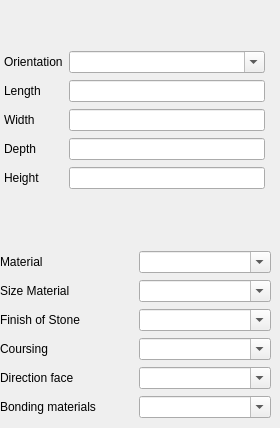
          <widget class="QWidget" name="tab_6">
           <attribute name="title">
            <string>Mesaurement</string>
           </attribute>
           <widget class="QWidget" name="layoutWidget_2">
            <property name="geometry">
             <rect>
              <x>4</x>
              <y>50</y>
              <width>261</width>
              <height>140</height>
             </rect>
            </property>
            <layout class="QGridLayout" name="gridLayout_11">
             <item row="0" column="0">
              <widget class="QLabel" name="label_48">
               <property name="text">
                <string>Orientation</string>
               </property>
              </widget>
             </item>
             <item row="0" column="1">
              <widget class="QComboBox" name="comboBox_4">
               <property name="editable">
                <bool>true</bool>
               </property>
              </widget>
             </item>
             <item row="1" column="0">
              <widget class="QLabel" name="label_49">
               <property name="text">
                <string>Length</string>
               </property>
              </widget>
             </item>
             <item row="1" column="1">
              <widget class="QLineEdit" name="lineEdit"/>
             </item>
             <item row="2" column="0">
              <widget class="QLabel" name="label_50">
               <property name="text">
                <string>Width</string>
               </property>
              </widget>
             </item>
             <item row="2" column="1">
              <widget class="QLineEdit" name="lineEdit_2"/>
             </item>
             <item row="3" column="0">
              <widget class="QLabel" name="label_51">
               <property name="text">
                <string>Depth</string>
               </property>
              </widget>
             </item>
             <item row="3" column="1">
              <widget class="QLineEdit" name="lineEdit_3"/>
             </item>
             <item row="4" column="0">
              <widget class="QLabel" name="label_52">
               <property name="text">
                <string>Height</string>
               </property>
              </widget>
             </item>
             <item row="4" column="1">
              <widget class="QLineEdit" name="lineEdit_4"/>
             </item>
            </layout>
           </widget>
           <widget class="QWidget" name="layoutWidget_3">
            <property name="geometry">
             <rect>
              <x>0</x>
              <y>250</y>
              <width>271</width>
              <height>169</height>
             </rect>
            </property>
            <layout class="QGridLayout" name="gridLayout_13">
             <item row="0" column="0">
              <widget class="QLabel" name="label_53">
               <property name="sizePolicy">
                <sizepolicy hsizetype="Expanding" vsizetype="Preferred">
                 <horstretch>0</horstretch>
                 <verstretch>0</verstretch>
                </sizepolicy>
               </property>
               <property name="text">
                <string>Material</string>
               </property>
              </widget>
             </item>
             <item row="0" column="1">
              <widget class="QComboBox" name="comboBox_5">
               <property name="sizePolicy">
                <sizepolicy hsizetype="Expanding" vsizetype="Fixed">
                 <horstretch>0</horstretch>
                 <verstretch>0</verstretch>
                </sizepolicy>
               </property>
               <property name="editable">
                <bool>true</bool>
               </property>
              </widget>
             </item>
             <item row="1" column="0">
              <widget class="QLabel" name="label_54">
               <property name="sizePolicy">
                <sizepolicy hsizetype="Expanding" vsizetype="Preferred">
                 <horstretch>0</horstretch>
                 <verstretch>0</verstretch>
                </sizepolicy>
               </property>
               <property name="text">
                <string>Size Material</string>
               </property>
              </widget>
             </item>
             <item row="1" column="1">
              <widget class="QComboBox" name="comboBox_6">
               <property name="sizePolicy">
                <sizepolicy hsizetype="Expanding" vsizetype="Fixed">
                 <horstretch>0</horstretch>
                 <verstretch>0</verstretch>
                </sizepolicy>
               </property>
               <property name="editable">
                <bool>true</bool>
               </property>
              </widget>
             </item>
             <item row="2" column="0">
              <widget class="QLabel" name="label_55">
               <property name="sizePolicy">
                <sizepolicy hsizetype="Expanding" vsizetype="Preferred">
                 <horstretch>0</horstretch>
                 <verstretch>0</verstretch>
                </sizepolicy>
               </property>
               <property name="text">
                <string>Finish of Stone</string>
               </property>
              </widget>
             </item>
             <item row="2" column="1">
              <widget class="QComboBox" name="comboBox_7">
               <property name="sizePolicy">
                <sizepolicy hsizetype="Expanding" vsizetype="Fixed">
                 <horstretch>0</horstretch>
                 <verstretch>0</verstretch>
                </sizepolicy>
               </property>
               <property name="editable">
                <bool>true</bool>
               </property>
              </widget>
             </item>
             <item row="3" column="0">
              <widget class="QLabel" name="label_56">
               <property name="sizePolicy">
                <sizepolicy hsizetype="Expanding" vsizetype="Preferred">
                 <horstretch>0</horstretch>
                 <verstretch>0</verstretch>
                </sizepolicy>
               </property>
               <property name="text">
                <string>Coursing</string>
               </property>
              </widget>
             </item>
             <item row="3" column="1">
              <widget class="QComboBox" name="comboBox_8">
               <property name="sizePolicy">
                <sizepolicy hsizetype="Expanding" vsizetype="Fixed">
                 <horstretch>0</horstretch>
                 <verstretch>0</verstretch>
                </sizepolicy>
               </property>
               <property name="editable">
                <bool>true</bool>
               </property>
              </widget>
             </item>
             <item row="4" column="0">
              <widget class="QLabel" name="label_57">
               <property name="sizePolicy">
                <sizepolicy hsizetype="Expanding" vsizetype="Preferred">
                 <horstretch>0</horstretch>
                 <verstretch>0</verstretch>
                </sizepolicy>
               </property>
               <property name="text">
                <string>Direction face</string>
               </property>
              </widget>
             </item>
             <item row="4" column="1">
              <widget class="QComboBox" name="comboBox_9">
               <property name="sizePolicy">
                <sizepolicy hsizetype="Expanding" vsizetype="Fixed">
                 <horstretch>0</horstretch>
                 <verstretch>0</verstretch>
                </sizepolicy>
               </property>
               <property name="editable">
                <bool>true</bool>
               </property>
              </widget>
             </item>
             <item row="5" column="0">
              <widget class="QLabel" name="label_58">
               <property name="sizePolicy">
                <sizepolicy hsizetype="Expanding" vsizetype="Preferred">
                 <horstretch>0</horstretch>
                 <verstretch>0</verstretch>
                </sizepolicy>
               </property>
               <property name="text">
                <string>Bonding materials</string>
               </property>
              </widget>
             </item>
             <item row="5" column="1">
              <widget class="QComboBox" name="comboBox_10">
               <property name="sizePolicy">
                <sizepolicy hsizetype="Expanding" vsizetype="Fixed">
                 <horstretch>0</horstretch>
                 <verstretch>0</verstretch>
                </sizepolicy>
               </property>
               <property name="editable">
                <bool>true</bool>
               </property>
              </widget>
             </item>
            </layout>
           </widget>
          </widget>
